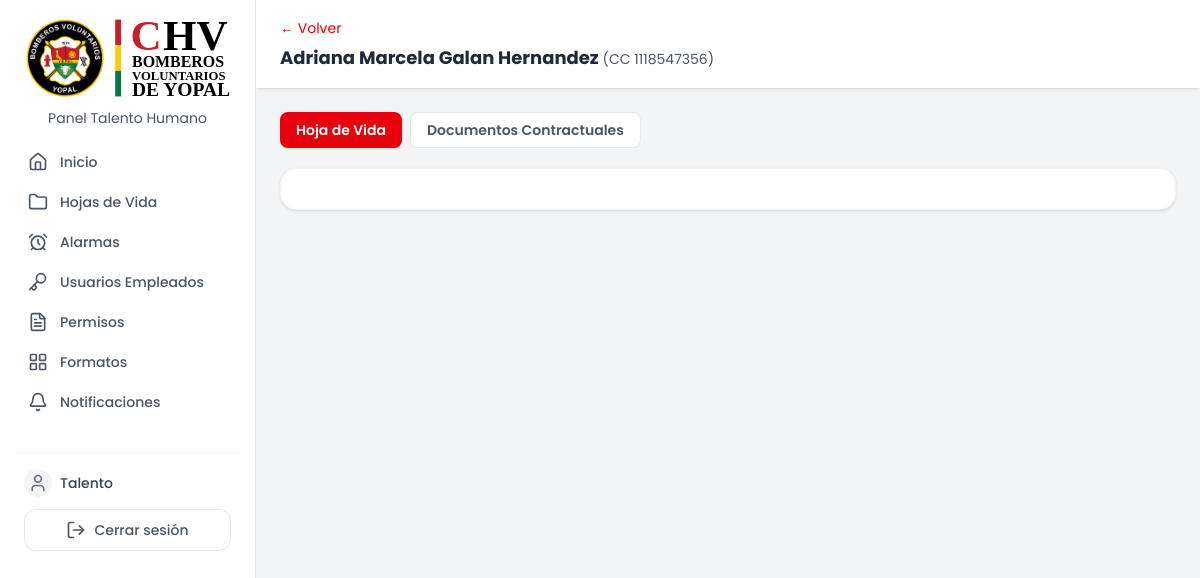
The app's page /public/libro.php?cedula=1118547356 (signed in), older data.
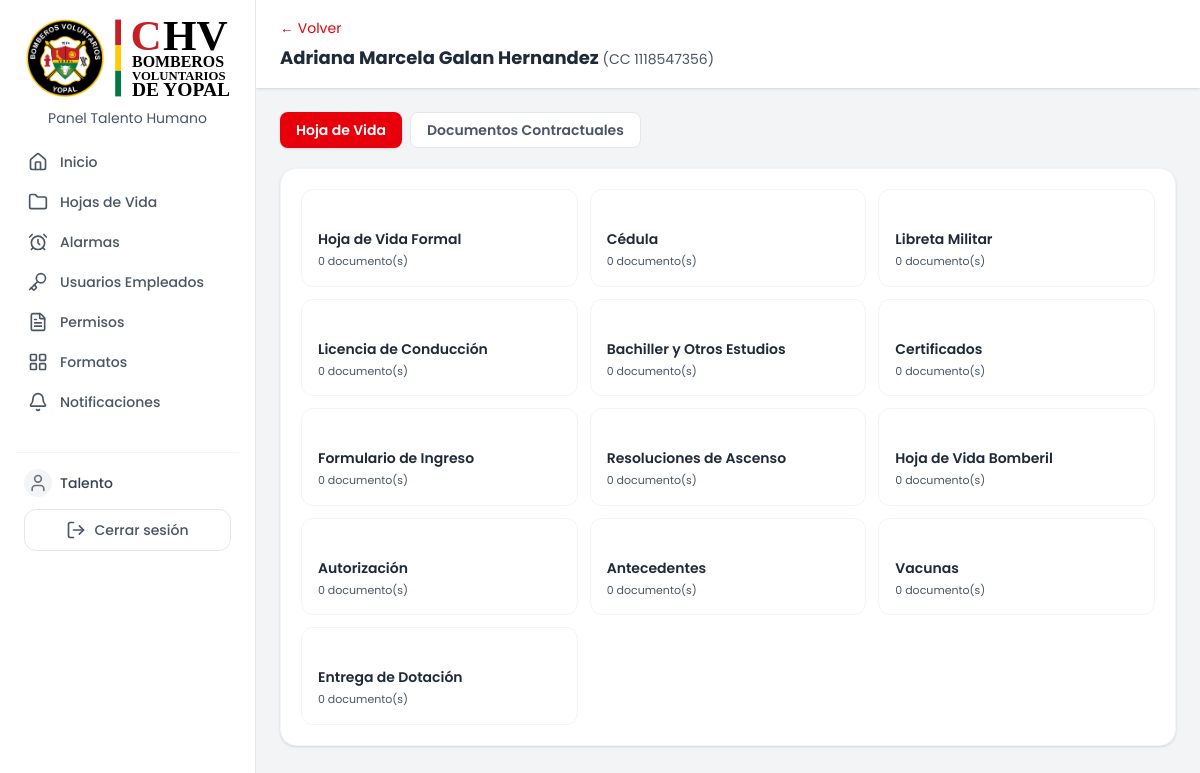
The same page, newer data.
### tables this page shows
CREATE TABLE `empleados` (
  `cedula` varchar(10) NOT NULL COMMENT 'Max 10 caracteres, permite extranjera alfanumérica',
  `lugar_expedicion` varchar(120) DEFAULT NULL COMMENT 'Municipio, Departamento (lista en public/assets/data/municipios.json)',
  `nombre` varchar(150) NOT NULL,
  `sexo` enum('F','M') DEFAULT NULL,
  `cargo` enum('Auxiliar en Talento Humano','Director de talento humano','Auxiliar de Extintores','Enfermero/a','Practicante Sena','Practicante Fundetec','Practicante otra entidad','Servicios Generales','Maquinista','Guardia','Recepcionista','Administrativo','Auxiliar administrativo','Director Académico','Director de negocios','Tecnico en soporte sistemas','Tecnico archivista','Coordinador SST','Auxiliar SST','Jefe de prensa','Contador','Auxiliar de contaduría','Almacenista','Supervisor','Coordinador de banda','Conductor de ambulancia','Aspirante','Voluntario','Secretario recaudador','Auxiliar de enfermería','Docente de banda marcial','PAMEC','Revisor(a) fiscal','Comandante de estación','Directora administrativa y financiera','Bombero integral') NOT NULL,
  `tipo_de_personal` enum('Bombero','Civil') DEFAULT NULL,
  `eps` enum('Sanitas','Nueva EPS','Capresoca','Salud Total') DEFAULT NULL,
  `pension` enum('Colfondos','Porvenir','Colpensiones','Protección','NA') DEFAULT NULL,
  `arl` enum('Positiva','SURA','Colmena','AXA Colpatria','Seguros Bolívar') DEFAULT NULL,
  `salario_basico` decimal(12,2) DEFAULT NULL,
  `es_bombero_integral` tinyint(1) DEFAULT '0',
  `tipo_jornada` enum('Turnos','Administrativa','Restringida') NOT NULL DEFAULT 'Administrativa' COMMENT 'Cómo se cuentan horas/días en permisos: Turnos (operativo), Administrativa (07:00-17:24) o Restringida (horario reducido)',
  `jornada_hora_entrada` time DEFAULT NULL COMMENT 'Solo si tipo_jornada = Restringida',
  `jornada_hora_salida` time DEFAULT NULL COMMENT 'Solo si tipo_jornada = Restringida',
  `tipo_de_contrato` enum('Fijo','Indefinido','OPS','SENA','OPS SEMY','No aplica') DEFAULT NULL,
  `fecha_inicio_contrato` date DEFAULT NULL,
  `fecha_fin_contrato` date DEFAULT NULL,
  `estado` enum('activo','no activo') DEFAULT 'activo',
  `celular` varchar(15) DEFAULT NULL COMMENT 'Numero de celular, validar 10 digitos',
  `correo` varchar(150) DEFAULT NULL,
  `fecha_nacimiento` date DEFAULT NULL COMMENT 'Para notificacion de cumpleaños',
  `created_at` timestamp NOT NULL DEFAULT CURRENT_TIMESTAMP,
  `foto` varchar(255) DEFAULT NULL COMMENT 'Ruta relativa dentro de uploads/'
);

CREATE TABLE `bolsillos` (
  `id` int NOT NULL,
  `cedula_empleado` varchar(10) NOT NULL,
  `seccion` enum('hoja_de_vida','documentos_contractuales') NOT NULL,
  `nombre` varchar(100) NOT NULL COMMENT 'slug interno, ej: certificados',
  `nombre_completo` varchar(150) NOT NULL COMMENT 'nombre visible, ej: Certificados',
  `orden` int NOT NULL DEFAULT '0',
  `alarma_tipo` enum('1m','2m','6m','1a','custom') DEFAULT NULL,
  `alarma_fecha` date DEFAULT NULL,
  `alarma_activa` tinyint(1) DEFAULT '0',
  `alarma_valor` int DEFAULT NULL COMMENT 'Cantidad numérica para alarma personalizada',
  `alarma_unidad` enum('dias','meses','anios') DEFAULT NULL COMMENT 'Unidad para alarma personalizada',
  `alarma_fecha_inicio` date DEFAULT NULL COMMENT 'Fecha desde la cual se cuenta el plazo',
  `alarma_dias_aviso` int DEFAULT '35' COMMENT 'Días de anticipación para la alerta amarilla'
);

### includes/session.php (called while the page is built, shortened)
<?php
require_once __DIR__ . '/icon.php';
function csrfToken(): string {
    return $_SESSION['csrf_token'];
}

### includes/icon.php (called while the page is built, shortened)
<?php
function icon(string $nombre, string $clases = 'w-5 h-5'): string {
    static $cache = [];
    if (!isset($cache[$nombre])) {
        $ruta = __DIR__ . '/../public/assets/icons/' . $nombre . '.svg';
        $cache[$nombre] = file_get_contents($ruta);
    }
    $svg = $cache[$nombre];
    $svg = preg_replace('/class="[^"]*"/', 'class="' . htmlspecialchars($clases) . ' inline-block align-middle"', $svg, 1);
    return $svg;
}

### src/models/EmpleadoModel.php (called while the page is built, shortened)
<?php
class EmpleadoModel
{
    public static function obtenerPorCedula(string $cedula): ?array
    {
        $pdo = getPDO();
        $stmt = $pdo->prepare("SELECT * FROM empleados WHERE cedula = :cedula");
        $stmt->execute(['cedula' => $cedula]);
        $r = $stmt->fetch();
        return $r ?: null;
    }
}

### src/models/BolsilloModel.php (called while the page is built, shortened)
<?php
class BolsilloModel {
    public static function listarPorEmpleado(string $cedula): array {
        $pdo = getPDO();
        $stmt = $pdo->prepare("SELECT * FROM bolsillos WHERE cedula_empleado = :cedula ORDER BY seccion, orden ASC");
        $stmt->execute(['cedula' => $cedula]);
        return $stmt->fetchAll();
    }
    public static function calcularEstadoAlarma(array $bolsillo): string {
        if (empty($bolsillo['alarma_activa']) || empty($bolsillo['alarma_fecha'])) {
            return 'inactiva';
        }
        return 'vigente';
    }
}

### src/models/DocumentoModel.php (called while the page is built, shortened)
<?php
class DocumentoModel
{
    public static function listarPorBolsillo(int $bolsilloId): array
    {
        $pdo = getPDO();
        $stmt = $pdo->prepare("SELECT * FROM documentos WHERE bolsillo_id = :id ORDER BY orden ASC");
        $stmt->execute(['id' => $bolsilloId]);
        return $stmt->fetchAll();
    }
}

### public/libro.php (the view, shortened to what this page needs)
<?php
require_once __DIR__ . '/../includes/session.php';
require_once __DIR__ . '/../src/models/EmpleadoModel.php';
require_once __DIR__ . '/../src/models/BolsilloModel.php';
require_once __DIR__ . '/../src/models/DocumentoModel.php';
$esSoloLectura = ($_SESSION['superadmin_rol'] ?? '') === 'teniente';
$cedula = trim($_GET['cedula'] ?? '');
$empleado = EmpleadoModel::obtenerPorCedula($cedula);
$bolsillos = BolsilloModel::listarPorEmpleado($cedula);
$bolsillosPorSeccion = ['hoja_de_vida' => [], 'documentos_contractuales' => []];
foreach ($bolsillos as $b) {
    $b['documentos'] = DocumentoModel::listarPorBolsillo((int) $b['id']);
    $bolsillosPorSeccion[$b['seccion']][] = $b;
}
?>
<!DOCTYPE html>
<html lang="es">
<head>
    <?php require __DIR__ . '/../includes/head.php'; ?>
    <link rel="stylesheet" href="./assets/css/tailwind.css">
</head>
<body class="bg-gray-100 min-h-screen" data-solo-lectura="<?= $esSoloLectura ? '1' : '0' ?>"
    data-csrf="<?= htmlspecialchars(csrfToken()) ?>">
    <?php require __DIR__ . '/../includes/sidebar.php'; ?>
    <div class="md:ml-64 pt-14 md:pt-0">
        <header class="bg-white shadow px-6 py-4">
            <a href="./empleados.php" class="text-sm text-red-600 hover:underline">&larr; Volver</a>
            <h1 class="text-lg font-bold text-gray-800 mt-1">
                <?= htmlspecialchars($empleado['nombre']) ?>
                <span class="text-sm font-normal text-gray-600">(CC <?= htmlspecialchars($cedula) ?>)</span>
            </h1>
        </header>
        <main class="p-4 sm:p-6 max-w-6xl mx-auto">
            <div class="flex flex-wrap items-center gap-2 mb-5">
                <button onclick="cambiarSeccion('hoja_de_vida')" id="tab-hoja_de_vida"
                    class="tab-seccion h-9 px-4 rounded-lg font-semibold text-sm bg-red-600 text-white shadow-sm transition">
                    Hoja de Vida
                </button>
                <button onclick="cambiarSeccion('documentos_contractuales')" id="tab-documentos_contractuales"
                    class="tab-seccion h-9 px-4 rounded-lg font-semibold text-sm bg-white text-gray-600 border border-gray-200 hover:bg-gray-50 transition">
                    Documentos Contractuales
                </button>
            </div>
            <div class="bg-white rounded-2xl shadow-sm border border-gray-100 overflow-hidden">
                <?php foreach (['hoja_de_vida', 'documentos_contractuales'] as $seccion): ?>
                    <div id="seccion-<?= $seccion ?>"
                        class="seccion-contenido <?= $seccion !== 'hoja_de_vida' ? 'hidden' : '' ?>">
                        <div class="p-4 md:p-5">
                            <div class="grid grid-cols-1 md:grid-cols-3 gap-3">
                                <?php foreach ($bolsillosPorSeccion[$seccion] as $bolsillo): ?>
                                    <?php
                                    $totalDocs = count($bolsillo['documentos']);
                                    $estadoAlarma = BolsilloModel::calcularEstadoAlarma($bolsillo);
                                    ?>
                                    <button id="bolsilloBtn-<?= $bolsillo['id'] ?>"
                                        onclick="abrirBolsilloPorId(<?= $bolsillo['id'] ?>)" class="text-left rounded-xl p-4 transition relative border
                                <?= $estadoAlarma === 'vencida'
                                    ? 'border-red-200 bg-red-50 hover:bg-red-50'
                                    : ($estadoAlarma === 'proxima'
                                        ? 'border-amber-200 bg-amber-50 hover:bg-amber-50'
                                        : 'border-gray-100 bg-white hover:bg-gray-50') ?>">
                                        <span id="bolsilloEstadoLabel-<?= $bolsillo['id'] ?>"
                                            class="text-[11px] font-semibold block min-h-[17px]">
                                        </span>
                                        <p class="text-sm font-semibold text-gray-800 mt-1.5 truncate">
                                            <?= htmlspecialchars($bolsillo['nombre_completo']) ?>
                                        </p>
                                        <p class="text-[11px] text-gray-600 mt-1">
                                            <?= $totalDocs ?> documento(s)
                                        </p>
                                    </button>
                                <?php endforeach; ?>
                            </div>
                        </div>
                    </div>
                <?php endforeach; ?>
            </div>
        </main>
    </div>
</body>
</html>

### includes/head.php (shortened to what this page needs)
<?php
$chvLoadingCss = __DIR__ . '/../public/assets/css/loading.css';
?>
<link rel="stylesheet" href="./assets/css/loading.css?v=<?= (int) @filemtime($chvLoadingCss) ?>">

### includes/sidebar.php (shortened to what this page needs)
<?php
$paginaActual = basename($_SERVER['PHP_SELF']);
$rolActual = $_SESSION['superadmin_rol'] ?? '';
if ($rolActual === 'teniente') {
    $linksSidebar = [
        ['url' => '/chvb/public/dashboard.php', 'label' => 'Inicio', 'icon' => 'home'],
        ['url' => '/chvb/public/empleados.php', 'label' => 'Hojas de Vida', 'icon' => 'folder'],
        ['url' => '/chvb/public/permisos_th.php', 'label' => 'Permisos', 'icon' => 'file-text'],
    ];
} else {
    $linksSidebar = [
        ['url' => '/chvb/public/dashboard.php', 'label' => 'Inicio', 'icon' => 'home'],
        ['url' => '/chvb/public/empleados.php', 'label' => 'Hojas de Vida', 'icon' => 'folder'],
        ['url' => '/chvb/public/alarmas.php', 'label' => 'Alarmas', 'icon' => 'alarm-clock'],
        ['url' => '/chvb/public/usuarios_empleados.php', 'label' => 'Usuarios Empleados', 'icon' => 'key'],
    ];
    if (in_array($rolActual, ['superadmin_talento_humano','auxiliar_talento_humano'], true)) {
        $linksSidebar[] = ['url' => '/chvb/public/permisos_th.php', 'label' => 'Permisos', 'icon' => 'file-text'];
        $linksSidebar[] = ['url' => '/chvb/public/formatos.php', 'label' => 'Formatos', 'icon' => 'layout-grid'];
        $linksSidebar[] = [
            'url' => '/chvb/public/notificaciones.php',
            'label' => 'Notificaciones',
            'icon' => 'bell',
            'esNotificaciones' => true,
        ];
    }
}
?>
<aside id="sidebarMovil" class="w-64 bg-white border-r border-gray-200 p-4 fixed inset-y-0 left-0 z-40 overflow-y-auto
           -translate-x-full md:translate-x-0 transition-transform duration-200">
    <div class="flex items-center justify-between mb-4 px-2">
        <div>
            <div>
                <img src="/chvb/public/assets/img/logo_chv_svg.svg" alt="Logo" class="w-100">
            </div>
            <p class="text-sm text-center pt-2 text-gray-600">Panel Talento Humano</p>
        </div>
    </div>
    <nav class="space-y-1">
        <?php foreach ($linksSidebar as $link): ?>
            <?php $activo = $paginaActual === basename($link['url']); ?>
            <a href="<?= $link['url'] ?>" class="flex items-center gap-3 px-3 py-2 rounded-xl text-sm font-medium transition
                <?= $activo ? 'bg-red-600 text-white' : 'text-gray-600 hover:bg-gray-100' ?>">
                <?= icon($link['icon'], 'w-5 h-5') ?>
                <span class="flex-1"><?= $link['label'] ?></span>
            </a>
        <?php endforeach; ?>
    </nav>
   <div class="mt-8 pt-4 border-t border-gray-100 px-2">
    <div class="flex items-center gap-2 min-w-0">
        <div class="w-7 h-7 rounded-full bg-gray-100 flex items-center justify-center text-gray-500 flex-shrink-0">
            <?= icon('user', 'w-5 h-5')?>
        </div>
        <p class="text-sm font-medium text-gray-700 truncate">
            <?= htmlspecialchars($_SESSION['superadmin_username']?? '')?>
        </p>
    </div>
    <form method="post" action="/chvb/public/logout.php" class="mt-3">
        <button type="submit"
            class="flex w-full items-center justify-center gap-2 rounded-xl border border-gray-200 bg-white px-3 py-2.5 text-sm font-medium text-gray-600 hover:bg-red-50 hover:text-red-600 hover:border-red-200 transition">
            <?= icon('log-out', 'w-5 h-5')?> Cerrar sesión
        </button>
    </form>
</div>
</aside>

### public/assets/css/loading.css (style rules this page uses)
:root { --chv-loading-color: #dc2626; --chv-overlay-bg: rgba(17, 24, 39, 0.45); }

Row changes from the older to the newer data that the page shows:
added bolsillos: nombre_completo "Hoja de Vida Formal", totalDocs "0"
added bolsillos: nombre_completo "Cédula", totalDocs "0"
added bolsillos: nombre_completo "Libreta Militar", totalDocs "0"
added bolsillos: nombre_completo "Licencia de Conducción", totalDocs "0"
added bolsillos: nombre_completo "Bachiller y Otros Estudios", totalDocs "0"
added bolsillos: nombre_completo "Certificados", totalDocs "0"
added bolsillos: nombre_completo "Formulario de Ingreso", totalDocs "0"
added bolsillos: nombre_completo "Resoluciones de Ascenso", totalDocs "0"
added bolsillos: nombre_completo "Hoja de Vida Bomberil", totalDocs "0"
added bolsillos: nombre_completo "Autorización", totalDocs "0"
added bolsillos: nombre_completo "Antecedentes", totalDocs "0"
added bolsillos: nombre_completo "Vacunas", totalDocs "0"
added bolsillos: nombre_completo "Entrega de Dotación", totalDocs "0"
